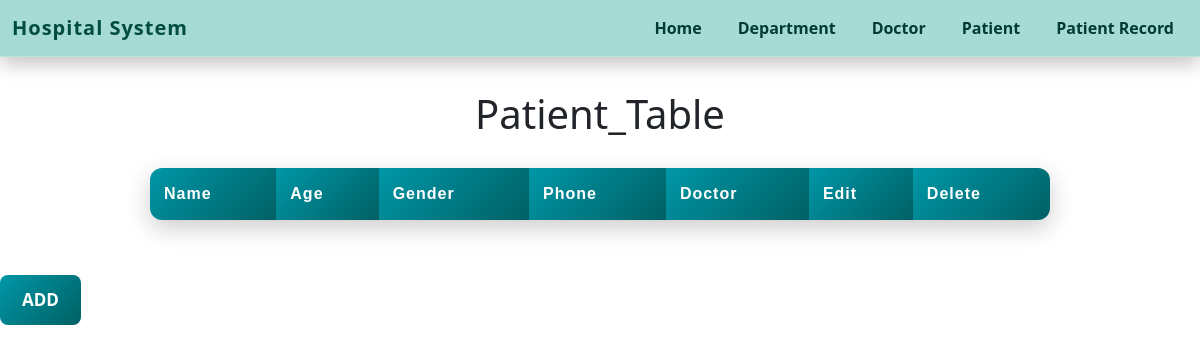
The page /patient/ on the database as committed earlier.
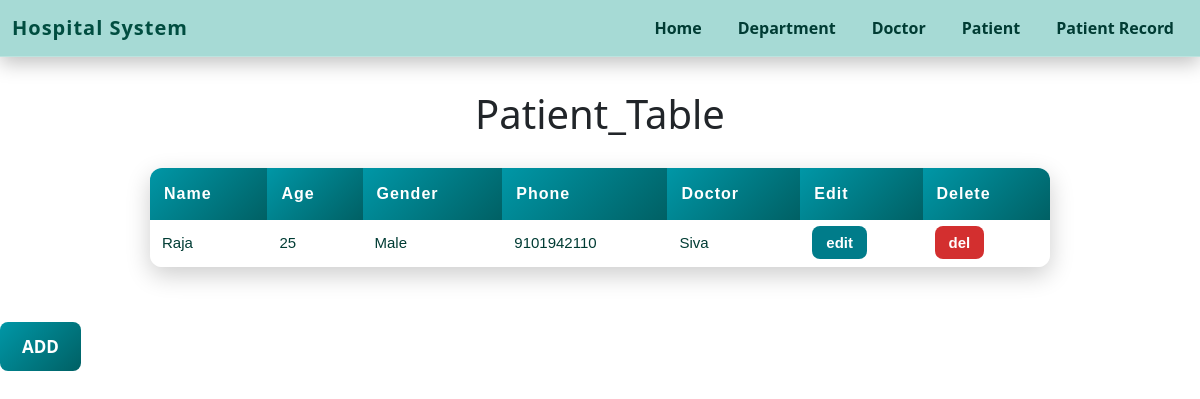
The same page on the database as committed later.
### app1/models.py (models this page shows, shortened)
class patient_model(models.Model):
    name = models.CharField(max_length=50)
    age = models.IntegerField()
    gender = models.CharField(max_length=10)
    phone = models.CharField(max_length=15)
    emg_phone=models.CharField(max_length=15)
    address = models.CharField(max_length=150)
    doctor = models.ForeignKey(doctor_model, on_delete=models.CASCADE)

class doctor_model(models.Model):
    name = models.CharField(max_length=50)
    department = models.ForeignKey(department_model, on_delete=models.CASCADE)
    def __str__(self):
        return self.name

### app1/views.py (the view)
# urls.py: path("patient/", patient_details, name="patient_list"),
def patient_details(request):
    data = patient_model.objects.all()
    content = {
        "data": data
    }
    return render(request, 'frontend_app1/patient_table.html', content)

### templates/frontend_app1/patient_table.html (shortened to what this page needs)
<!DOCTYPE html>
<html lang="en">
<head>
    <link href="https://cdn.jsdelivr.net/npm/bootstrap@5.3.0/dist/css/bootstrap.min.css" rel="stylesheet">
</head>
<body>
    <nav class="navbar navbar-expand-lg navbar-glass fixed-top">
  <div class="container-fluid">
    <a class="navbar-brand" href="{% url 'home' %}">Hospital System</a>
    <div class="collapse navbar-collapse" id="navmenu">
      <ul class="navbar-nav ms-auto">
        <li class="nav-item">
          <a class="nav-link {% if request.path == '/' %}active{% endif %}"
             href="{% url 'home' %}">Home</a>
        </li>
        <li class="nav-item">
          <a class="nav-link {% if 'department' in request.path %}active{% endif %}"
             href="{% url 'department_list' %}">Department</a>
        </li>
        <li class="nav-item">
          <a class="nav-link {% if 'doctor' in request.path %}active{% endif %}"
             href="{% url 'doctor_list' %}">Doctor</a>
        </li>
        <li class="nav-item">
          <a class="nav-link {% if 'patient_list' in request.path %}active{% endif %}"
             href="{% url 'patient_list' %}">Patient</a>
        </li>
        <li class="nav-item">
          <a class="nav-link {% if 'patient_record' in request.path %}active{% endif %}"
             href="{% url 'patient_record_list' %}">Patient Record</a>
        </li>
      </ul>
    </div>
  </div>
</nav>
    <table>
  <h1>Patient_Table</h1>
  <tr>
      <th>Name</th>
      <th>Age</th>
      <th>Gender</th>
      <th>Phone</th>
      <th>Doctor</th>
      <th>Edit</th>
      <th>Delete</th>
  </tr>
  {% for p in data %}
  <tr>
      <td>{{ p.name }}</td>
      <td>{{ p.age }}</td>
      <td>{{ p.gender }}</td>
      <td>{{ p.phone }}</td>
      <td>{{ p.doctor}}</td>
      <td>
        <a href="{% url 'verify_user'   'patient' 'update'  p.id %}" class="btn-edit">
          edit
        </a>
      </td>
      <td>
        <a href="{% url 'verify_user' 'patient' 'delete'  p.id %}" class="btn-del">
          del
        </a>
      </td>
  </tr>
  {% endfor %}
</table>
    <a href="{% url 'patient_add' %}" class="btn-add">ADD</a>
</body>
</html>

### templates/frontend_app1/patient_table.html (style rules this page uses)
body { background-image: url("https://thumbs.dreamstime.com/b/doctor-hand-medical-background-d-42384192.jpg"); background-repeat: no-repeat; background-size: cover; min-height: 100vh; width: 100%; padding-top: 90px; }
table { width: 75%; margin: 30px auto; border-collapse: collapse; font-family: "Poppins", sans-serif; background: rgba(255, 255, 255, 0.25); border-radius: 12px; overflow: hidden; box-shadow: 0 8px 25px rgba(0, 0, 0, 0.2); }
h1 { text-align: center; margin-bottom: 15px; color: #004d40; font-weight: 700; }
th { background: linear-gradient(135deg, #0097a7, #006064); color: white; padding: 14px; font-size: 16px; letter-spacing: 1px; }
td { padding: 12px; color: #003c34; background: rgba(255, 255, 255, 0.5); border-bottom: 1px solid rgba(0, 121, 107, 0.3); font-size: 15px; }
.btn-edit, .btn-del, .btn-add { padding: 8px 14px; border-radius: 8px; font-weight: 600; text-decoration: none; color: white; }
.btn-edit { background: #007c8a; }
.btn-del { background: #d32f2f; }
.btn-add { display: inline-block; margin: 25px auto; padding: 12px 22px; background: linear-gradient(135deg, #0097a7, #006064); font-size: 17px; }
.navbar-glass { background: rgba(0, 150, 136, 0.35); backdrop-filter: blur(12px); -webkit-backdrop-filter: blur(12px); border-bottom: 1px solid rgba(255, 255, 255, 0.25); box-shadow: 0 6px 20px rgba(0, 0, 0, 0.25); }
.navbar-glass .navbar-brand { font-weight: 700; color: #004d40 !important; letter-spacing: 1px; }
.navbar-glass .nav-link { font-weight: 600; color: #003c34 !important; margin-left: 8px; padding: 8px 14px !important; border-radius: 8px; transition: 0.3s ease; }

Rows that differ between the two databases and show on the page:
added patient_model: name "Raja", age "25", gender "Male", phone "9101942110", doctor "Siva"
